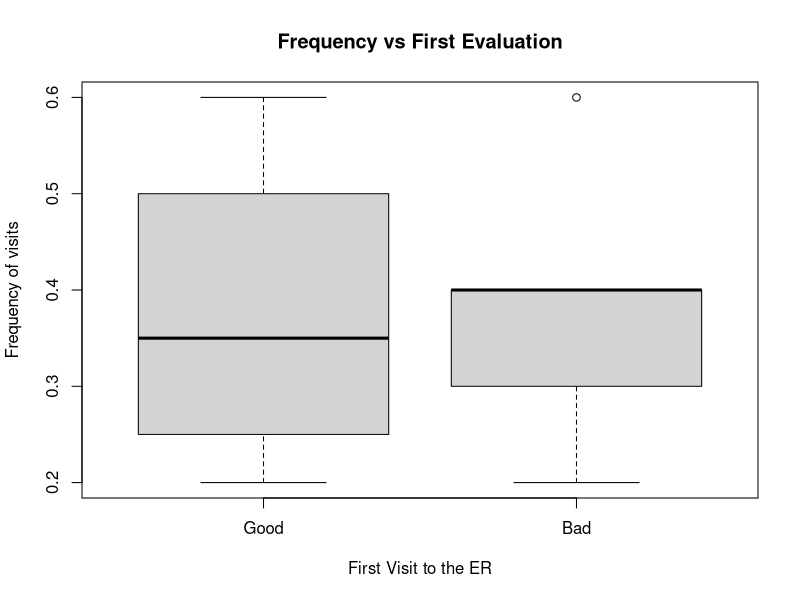
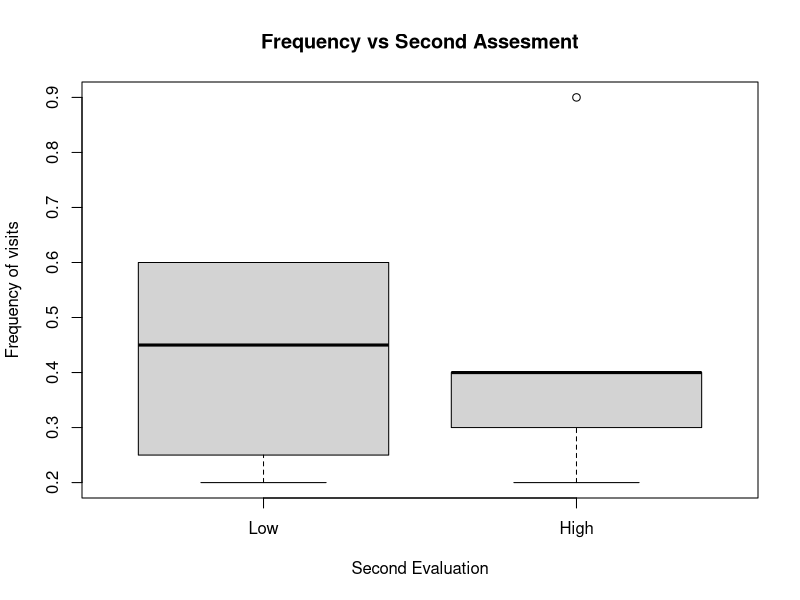
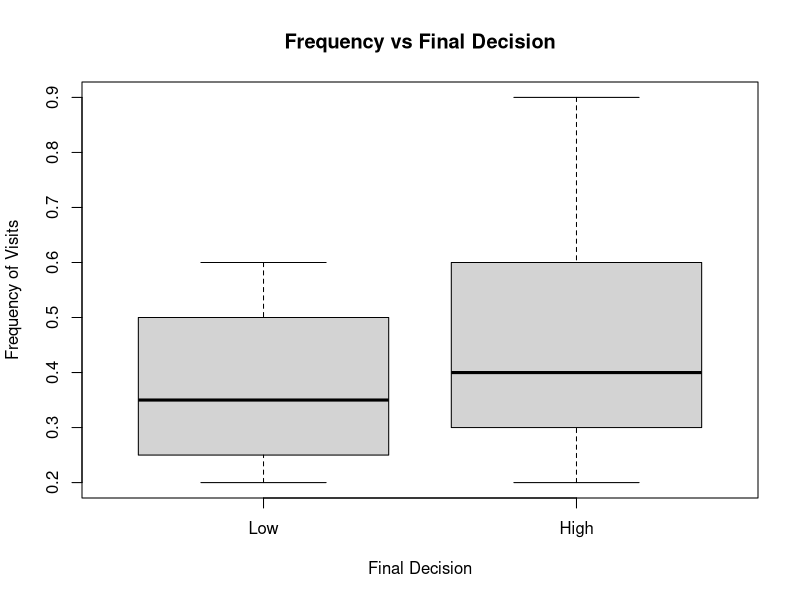
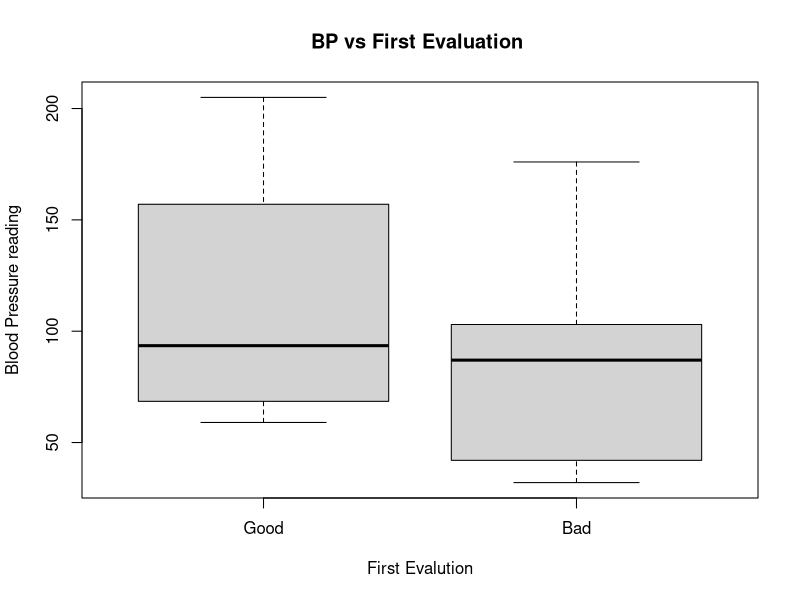
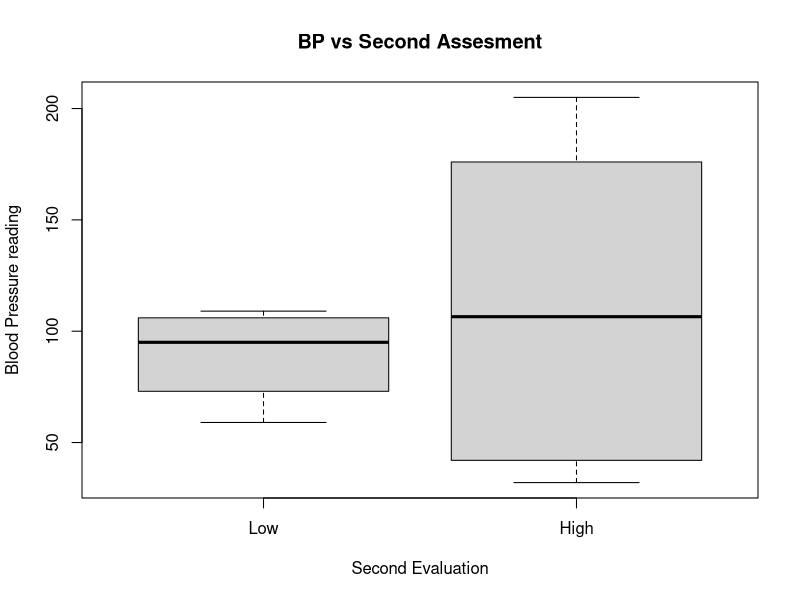
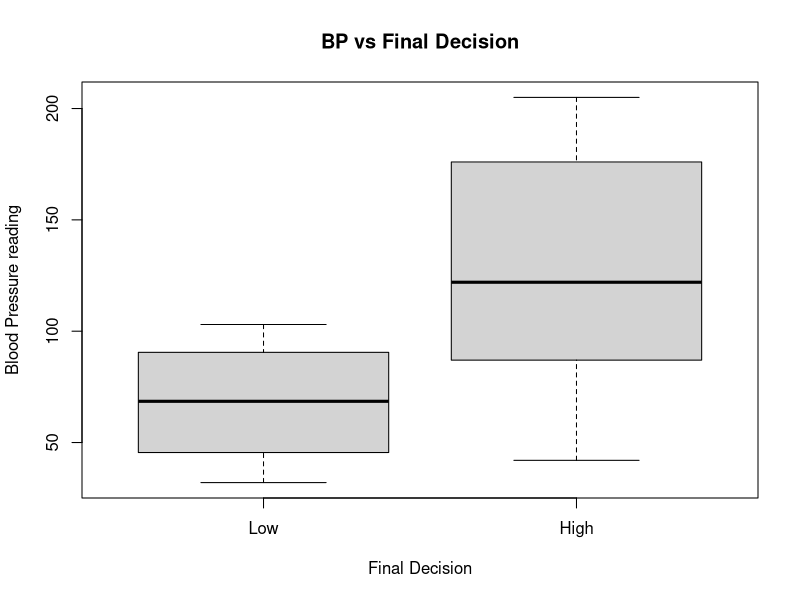

Source code (R) for these figures, in order:
#Frequency of visits
Frequency <- c(0.6, 0.3, 0.4, 0.4, 0.2, 0.6, 0.3, 0.4, 0.9, 0.2)
#Blood Pressure measurments
BP <- c(103, 87, 32, 42, 59, 109, 78, 205, 135, 176)
#First assesment by general doctor
##bad = 1, good = 0
First <- c(1,1,1,1,0,0,0,0,NA,1)
##Second and last decisions are based on low = 0, and high = 1
#Second assesment by External Doctor
Second <- c(0,0,1,1,0,0,1,1,1,1)
#Head of emergency unit's decision regardsing immediate care
FinalDecision <- c(0,1,0,1,0,1,0,1,1,1)

#Creating data frame
hospital.df<- data.frame(Frequency, BP, First, Second, FinalDecision)
##Frequency box plots
#Box plot for frequency vs 1st evaluation 
boxplot(Frequency ~ First, Data = hospital.df, main = "Frequency vs First Evaluation",
        xlab = "First Visit to the ER", ylab = "Frequency of visits",
        names = c("Good","Bad"))
#Box plot for Frequency vs Second eval
boxplot(Frequency ~ Second, data = hospital.df, 
        main = "Frequency vs Second Assesment", xlab = "Second Evaluation",
        ylab = "Frequency of visits", names = c("Low", "High"))
#Box plot for Frequency vs Final decision 
boxplot(Frequency ~ FinalDecision, data = hospital.df, 
        main = "Frequency vs Final Decision", xlab = "Final Decision",
        ylab = "Frequency of Visits", names = c("Low", "High"))

##BP box plots
#Box plot for BP vs First Evaluation
boxplot(BP ~ First, data = hospital.df, main = "BP vs First Evaluation ",
        xlab = "First Evalution", ylab = "Blood Pressure reading", names = c("Good", "Bad"))
#Box plot for BP vs Second Evaluation
boxplot(BP ~ Second, data = hospital.df, main = "BP vs Second Assesment", 
        xlab = "Second Evaluation", ylab = "Blood Pressure reading", names = c("Low", "High"))
#Box plot for BP and Final Decision
boxplot(BP ~ FinalDecision, data = hospital.df, main = "BP vs Final Decision",
        xlab = "Final Decision", ylab = "Blood Pressure reading", names = c("Low", "High"))
